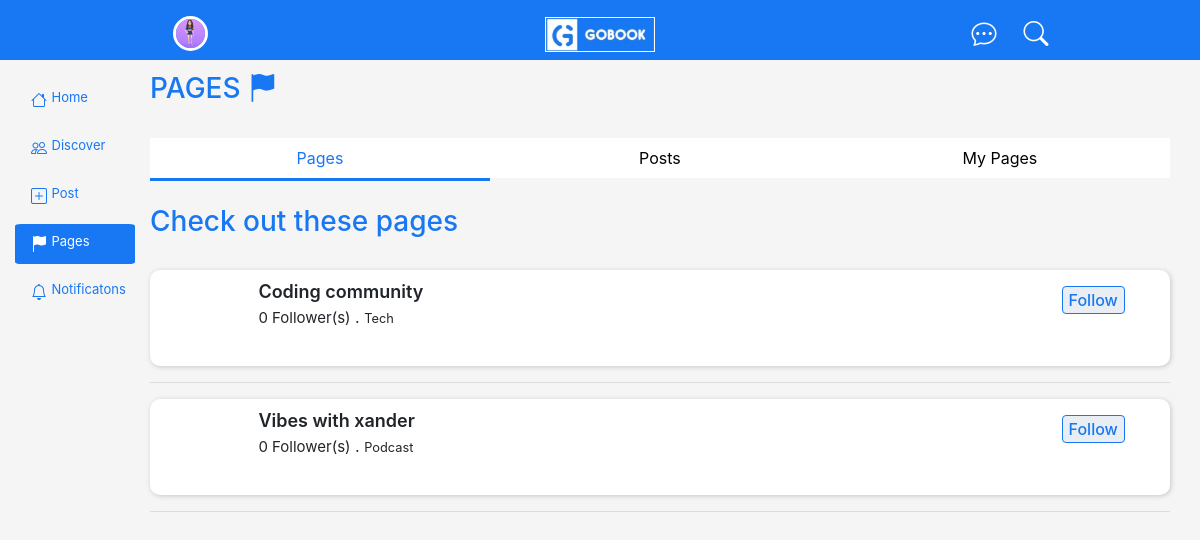
Page /pages/index.php (signed in) on the committed database.
### tables this page shows
CREATE TABLE `user` (
  `id` int(11) NOT NULL,
  `fullname` varchar(255) DEFAULT NULL,
  `reg_no` varchar(100) DEFAULT NULL,
  `gender` varchar(50) DEFAULT NULL,
  `password` varchar(255) DEFAULT NULL,
  `username` varchar(100) DEFAULT NULL,
  `phone` varchar(20) DEFAULT NULL,
  `email` varchar(150) DEFAULT NULL,
  `dob` date DEFAULT NULL,
  `bio` text DEFAULT NULL,
  `hostel` varchar(150) DEFAULT NULL,
  `sec_sch` varchar(255) DEFAULT NULL,
  `state` varchar(100) DEFAULT NULL,
  `profile_pic` varchar(255) DEFAULT NULL,
  `school_set` varchar(100) DEFAULT NULL,
  `department` varchar(150) DEFAULT NULL,
  `faculty` varchar(255) NOT NULL,
  `verified` enum('no','yes','','') NOT NULL DEFAULT 'no',
  `datetime` datetime NOT NULL DEFAULT current_timestamp()
);

CREATE TABLE `pages` (
  `id` int(11) NOT NULL,
  `user_id` int(11) DEFAULT NULL,
  `page_name` varchar(255) DEFAULT NULL,
  `page_type` varchar(100) DEFAULT NULL,
  `page_description` text DEFAULT NULL,
  `page_cover_photo` varchar(255) DEFAULT NULL,
  `pr_pic` varchar(255) DEFAULT NULL,
  `username` varchar(100) DEFAULT NULL,
  `whatsapp` varchar(50) DEFAULT NULL,
  `phone` varchar(50) DEFAULT NULL,
  `email` varchar(150) DEFAULT NULL,
  `page_link` varchar(255) DEFAULT NULL,
  `datetime` datetime DEFAULT current_timestamp()
);

### backend/conn.php (called while the page is built, shortened)
<?php
class Connection
{
    public function __construct()
    {
        $dbhost = "localhost";
        $dbuser = "root";
        $dbpass = "";
        $dbname = "gobook";
        try {
            $this->conn = new PDO("mysql:host=$dbhost;dbname=$dbname", $dbuser, $dbpass);
        } catch (PDOException $e) {
            die("Database Connection Error: " . $e->getMessage());
        }
    }
}

### backend/class.php (called while the page is built, shortened)
<?php
include "database.php";
$uID = $_SESSION['id'] ?? null;
$database = new Database;
$data['user'] = $database->getUser($uID);
$data['users'] = $database->getUsers();
$data['husers'] = $database->getHusers();
$data['userss'] = $database->getUserss();
$data['posts'] = $database->getPosts();
$data['Myposts'] = $database->getMyPosts($uID);
$data['friendRequests'] = $database->friendRequests($uID);
$data['numOfFriendRequests'] = $database->numOfFriendRequests($uID);
$data['pages'] = $database->getPages();

### backend/database.php (called while the page is built, shortened)
<?php
class Database extends Controller{
    public function getUser($id){
        $this -> sql = "SELECT * FROM user WHERE id = ?";
        try{
           return $this -> readRow([$id], $this -> sql);
        }catch(PDOException $e){
            return false . $e -> getMessage();
        }
    }
    public function getUsers(){
        $this -> sql = "SELECT * FROM user ORDER BY department";
        try{
           return $this -> readRow([], $this -> sql);
        }catch(PDOException $e){
            return false . $e -> getMessage();
        }
    }
    public function getHusers(){
        $this -> sql = "SELECT * FROM user ORDER BY rand() LIMIT 5";
        try{
           return $this -> readRow([], $this -> sql);
        }catch(PDOException $e){
            return false . $e -> getMessage();
        }
    }
    public function getUserss(){
        $this -> sql = "SELECT * FROM user ORDER BY id DESC LIMIT 5";
        try{
           return $this -> readRow([], $this -> sql);
        }catch(PDOException $e){
            return false . $e -> getMessage();
        }
    }
    public function getPosts(){
        $this -> sql = "SELECT * FROM posts WHERE public = 'yes' ORDER BY id DESC LIMIT 1";
        try{
           return $this -> readRow([], $this -> sql);
        }catch(PDOException $e){
            return false . $e -> getMessage();
        }
    }
    public function getMyPosts($id){
        $this -> sql = "SELECT * FROM posts WHERE user_id = ? AND anonymous = 'no' ORDER BY id DESC";
        try{
           return $this -> readRow([$id], $this -> sql);
        }catch(PDOException $e){
            return false . $e -> getMessage();
        }
    }
    public function friendRequests($uID){
        $this -> sql = "SELECT * FROM friend_requests WHERE user_id2 = ? and status = 'sent'";
        try{
           return $this -> readRow([$uID], $this -> sql);
        }catch(PDOException $e){
            return false . $e -> getMessage();
        }
    }
    public function numOfFriendRequests($uID){
        $this -> sql = "SELECT * FROM friend_requests WHERE user_id2 = ? AND status = 'sent'";
        try{
           return $this -> numOf([$uID], $this -> sql);
        }catch(PDOException $e){
            return false . $e -> getMessage();
        }
    }
   public function getPages(){
       $this -> sql = "SELECT * FROM pages";
        try{
           return $this -> readRow([], $this -> sql);
        }catch(PDOException $e){
            return false . $e -> getMessage();
        }
   }
}

### backend/crud.php (called while the page is built, shortened)
<?php
include "conn.php";
class Crud extends Connection{
    public function readRow($params=[], $sql){
        try{
            $this->stmt = $this->conn-> prepare($sql);
            $this->stmt->execute($params);
            return $this->stmt->fetchAll(PDO::FETCH_ASSOC);
        }catch(PDOException $e){
            return $e->getMessage();
        }
    }
    public function numOf($params=[], $sql){
        try{
            $this->stmt = $this->conn->prepare($sql);
            $this->stmt->execute($params);
            $this->stmt->fetchAll(PDO::FETCH_ASSOC);
            return $this->stmt->rowCount();
        }catch(PDOException $e){
            return $e->getMessage();
        }
    }
}

### pages/index.php (the view, shortened to what this page needs)
<?php
include "../backend/class.php";
$database = new Database;
?>
<!DOCTYPE html>
<html lang="en">
<head>
    <link rel="stylesheet" href="../assets/css/bootstrap.css">
    <link rel="stylesheet" href="../assets/css/style.css">
    <link rel="stylesheet" href="https://cdnjs.cloudflare.com/ajax/libs/font-awesome/6.2.0/css/all.min.css" />
    <link rel="stylesheet" href="https://cdnjs.cloudflare.com/ajax/libs/bootstrap-icons/1.10.3/font/bootstrap-icons.min.css" />
</head>
<body>
    <div class="head_nav">
        <center>
            <div class="row hheader">
                <div class="col-4 mt-3">
                    <?php
                        foreach($data['user'] as $u){
                            $profileImg = $u['profile_pic'];
                            $user = $u['username'];
                            $user_id = $u['id'];
                            $verified = $u['verified'];
                    ?>
                    <a href="../account/"><img src="../assets/profilePics/<?=$profileImg ?>" style="border-radius: 50%; border: 3px solid white;" height="35px" width="35px" class="account"/></a>
                    <?php
                        }
                    ?>
                </div>
                <div class="col-4 mt-3">
                    <h3 class="logo"><img src="../assets/images/Gobook logo/logo.jpg" alt="" height="35px" style="border: 1px solid white"></h3>
                </div>
                <div class="col-4 mt-3"6>
                    <a href="../chats/"><i class="bi bi-chat-dots" style="font-size: 25px;"></i></a>&nbsp;&nbsp;&nbsp;&nbsp;&nbsp;
                    <a href="../search"><i class="bi bi-search" style="font-size: 25px;"></i></a>
                </div>
            </div>
        </center>
    </div>
    <br><br><br>
    <div class="container-fluid main-body">
        <div class="lhs">
            <div class="nav">
                 <div class="nav-item">
                     <a href="../home/"><i class="bi bi-house"></i></a>&nbsp;
                     <span>Home</span>
                 </div>
                 <div class="nav-item">
                     <a href="../discover/"><i class="bi bi-people"></i></a>&nbsp;
                     <span>Discover</span>
                 </div>
                 <div class="nav-item">
                     <a href="../post/"><i class="bi bi-plus-square"></i></a>&nbsp;
                     <span>Post</span>
                 </div>
                 <div class="nav-item active">
                     <a href="../pages/"><i class="bi bi-flag-fill"></i></a>&nbsp;
                     <span>Pages</span>
                 </div>
                 <div class="nav-item">
                     <a href="../notificatons/"><i class="bi bi-bell"></i></a>&nbsp;
                     <span>Notificatons</span>
                 </div>
            </div>
         </div>
         <div class="rhs">
             <div class="container page_container">
                 <h3>PAGES <i class="bi bi-flag-fill"></i></h3><br>
                 <div class="differ_btns p_differ_btns">
                     <a href="./"><button class=" active">Pages</button></a><a href="advertisements/"><button class="">Posts</button></a><a href="my_pages/"><button class="grpp">My Pages</button></a>
                 </div>
                 <br>
                 <h3>Check out these pages</h3>
                 <br>
                 <div class="pages">
                     <?php
                        foreach($data['pages'] as $p){
                            $id = $p['id'];
                            $page_name = $p['page_name'];
                            $cover_photo = $p['page_cover_photo'];
                            $page_type = $p['page_type'];
                    ?>
                         <div class="page_layout">
                            <a href="./pages_page/?id=<?=$id?>">
                            <div class="page_profile_img" style="background-image: url(../assets/page_cover_photos/<?=$cover_photo?>)"></div>
                            </a>
                             <div class="page_details">
                                 <span class="page_name"><?=$page_name?></span><br>
                                 <?php
                                    $data['page_followers'] = $database -> get_page_followers($id);
                                 ?>
                                 <span class="page_no_followers"><?=$data['page_followers'];?> Follower(s)</span> .
                                 <small class="page_type"><?=$page_type?></small><br>
                             </div>
                             <div class="page_follow">
                                 <?php
                                    $data['check_page_followed'] = $database -> check_page_followed($id, $user_id);
                                    if($data['check_page_followed'] == 0){
                                ?>
                                <button class="follow_btn"
                                    style="outline: none;"
                                    page_id = "<?=$id?>"
                                    follower_id = "<?=$user_id?>"
                                    follower_username = "<?=$user?>"
                                    follower_img = "<?=$profileImg?>"
                                    verified = "<?=$verified?>"
                                 >Follow</button>
                                <?php
                                    }elseif($data['check_page_followed'] == 1){
                                ?>
                                <button style="outline: none; width: 100px" class="followed_btn" disabled>Followed <i class="bi bi-check2"></i></button>
                                <?php
                                    }
                                 ?>
                             </div>
                         </div>
                     <hr>
                     <?php
                        }
                     ?>
                 </div>
             </div>
        </div>
    </div>
    <br><br><br><br>
</body>
</html>

### assets/css/style.css (style rules this page uses)
body { background-color: whitesmoke; }
.hheader h3 { font-weight: 700; text-shadow: 1px 2px 1px rgb(79, 77, 77); }
.head_nav { width: 100%; box-shadow: 1px 1px 5px rgb(201, 198, 198)k; background: rgb(24, 119, 242); position: fixed; color: white; top: 0; box-sizing: border-box; }
.head_nav a { color: white; }
.main-body { display: flex; }
.lhs .nav { position: sticky; top: 4rem; display: block; }
.lhs .nav .nav-item { display: flex; background-color: transparent; color: rgb(24, 119, 242); padding: .5rem 1rem; margin-top: .5rem; border-radius: 5%; width: 120px; }
.lhs .nav .active { background-color: rgb(24, 119, 242); color: white; }
.lhs .nav .nav-item i { color: rgb(24, 119, 242); }
.lhs .nav .active i { color: white; }
.lhs .nav .nav-item span { font-size: 13px; }
.rhs { width: 100%; }
.differ_btns { position: sticky; top: 3.6rem; width: 80%; margin: auto; }
.p_differ_btns { width: 100%; }
.differ_btns button { width: 50%; background-color: white; border: none; box-sizing: border-box; padding: .5rem; outline: none; }
.differ_btns .active { border-bottom: 3px solid rgb(24, 119, 242); color: rgb(24, 119, 242); }
.page_container h3 { color: rgb(24, 119, 242); }
.p_differ_btns a button { width: 33.33%; }
.pages a { text-decoration: none; color: black; }
.page_layout { width: 100%; background-color: white; padding: .5rem; box-shadow: 1px 1px 5px rgb(201, 198, 198); border-radius: 10px; display: grid; grid-template-columns: 1fr 8fr 1fr; word-wrap: break-word; }
.page_layout .page_profile_img { height: 80px; width: 80px; background-repeat: no-repeat; background-size: cover; border-radius: 50%; margin-right: 1rem; }
.page_layout .page_details { width: 95%; margin-right: .3rem; }
.page_layout .page_details .page_name { font-weight: 600; font-size: 18px; word-wrap: break-word; }
.page_no_followers { font-size: 15px; font-weight: 400; }
.page_follow button { margin-top: .5rem; background: rgb(232, 238, 243); color: rgb(24, 119, 242); font-weight: 500; border-radius: 4px; border: 1px solid rgb(24, 119, 242); }

### rows in the picture
user: profile_pic (picture)
pages: page_name "Coding community", page_followers "0", page_type "Tech"
pages: page_name "Vibes with xander", page_followers "0", page_type "Podcast"
